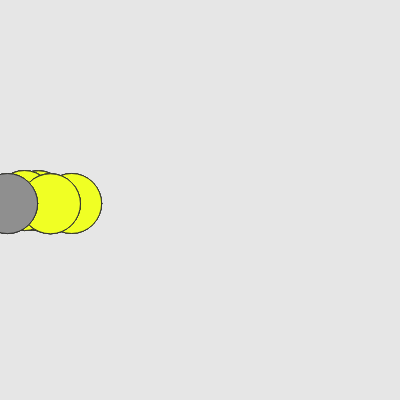
Frame 1 (no input)
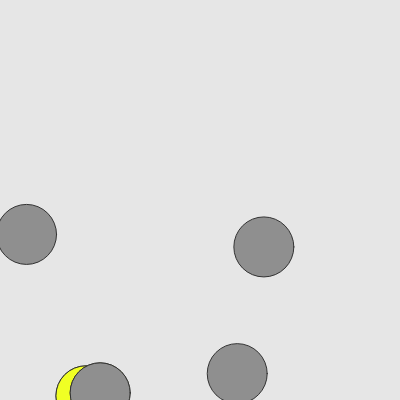
Frame 60 (no input)
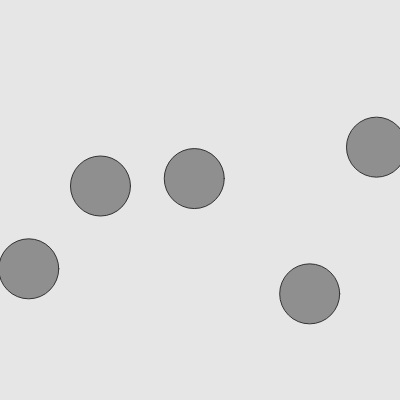
Frame 120 (the mouse pressed at the canvas centre since frame 60)

The p5.js sketch that drew these frames (run headless with seeded random() and noise() and a simulated clock; from frame 60 on, the mouse is pressed at the canvas centre):

// p5.js sketch
// ── sketch.js
// DM2008 — Activity 5a [Guided]
// Colliding Circles (30 min)
//
// A vector stores position and movement together — cleaner than separate x and y variables.
// Your job is to get two balls moving, then detect and respond to their collision.
//
// Suggested order:
// 1. Create two Ball objects in setup()
// 2. Check the distance between them in draw()
// 3. Trigger a visual response when they collide
// 4. Implement edge behaviour in move() — wrap or bounce, your choice
//
// Stretch: add a third ball, or make the collision response affect both balls.

let balls = [];

function setup() {
  createCanvas(400, 400);
  for (let i = 0; i < 5; i++) {
    balls.push(new Ball(random(0, 100), (100, 200)));
  }
}

function draw() {
  background(230);

  // Check collision between the two balls
  // dist() measures the distance between their centers
  // They overlap when that distance is less than the sum of their radii

  for (let i = 0; i < balls.length; i++) {
    balls[i].move();
    // balls[i].show();
    balls[i].checkCollision(balls);
  }
}

class Ball {
  constructor(x, y) {
    // pos and vel are vectors — they store x and y together as one object
    this.pos = createVector(x, y);
    this.vel = createVector(random(-1, 5), random(-1, 5));
    this.r = 30;
  }

  move() {
    // Adding the velocity vector to position moves the ball each frame
    this.pos.add(this.vel);

    // Handle edges — could you make this bounce instead of wrap?
    if (this.pos.x > width) {
      this.vel.x *= -1;
    }
    if (this.pos.x < 0) {
      this.vel.x *= -1;
    }
    if (this.pos.y > height) {
      this.vel.y *= -1;
    }
    if (this.pos.y < 0) {
      this.vel.y *= -1;
    }
  }

  // show(checkCollision) {
  //colliding is true or false — try using it in an if/else to change fill or size
  // ellipse(this.pos.x, this.pos.y, this.r * 2);
  // }

  checkCollision(others) {
    
    for (let i = 0; i < others.length; i++) {
      // Make sure we do not compare the ball to itself
      if (others[i] !== this) {
        let other = others[i];
        let d = dist(this.pos.x, this.pos.y, other.pos.x, other.pos.y);
        if (d < this.r + other.r) {
          push();
          fill("#f0ff24");
          strokeWeight(1);
          stroke(51);
          ellipse(this.pos.x, this.pos.y, this.r * 2); // highlight on collision
          pop();
        }
      } else {
        fill("#8f8f8f");
        strokeWeight(1);
        stroke(51);
        ellipse(this.pos.x, this.pos.y, this.r * 2);
      }
    }
  }
}
